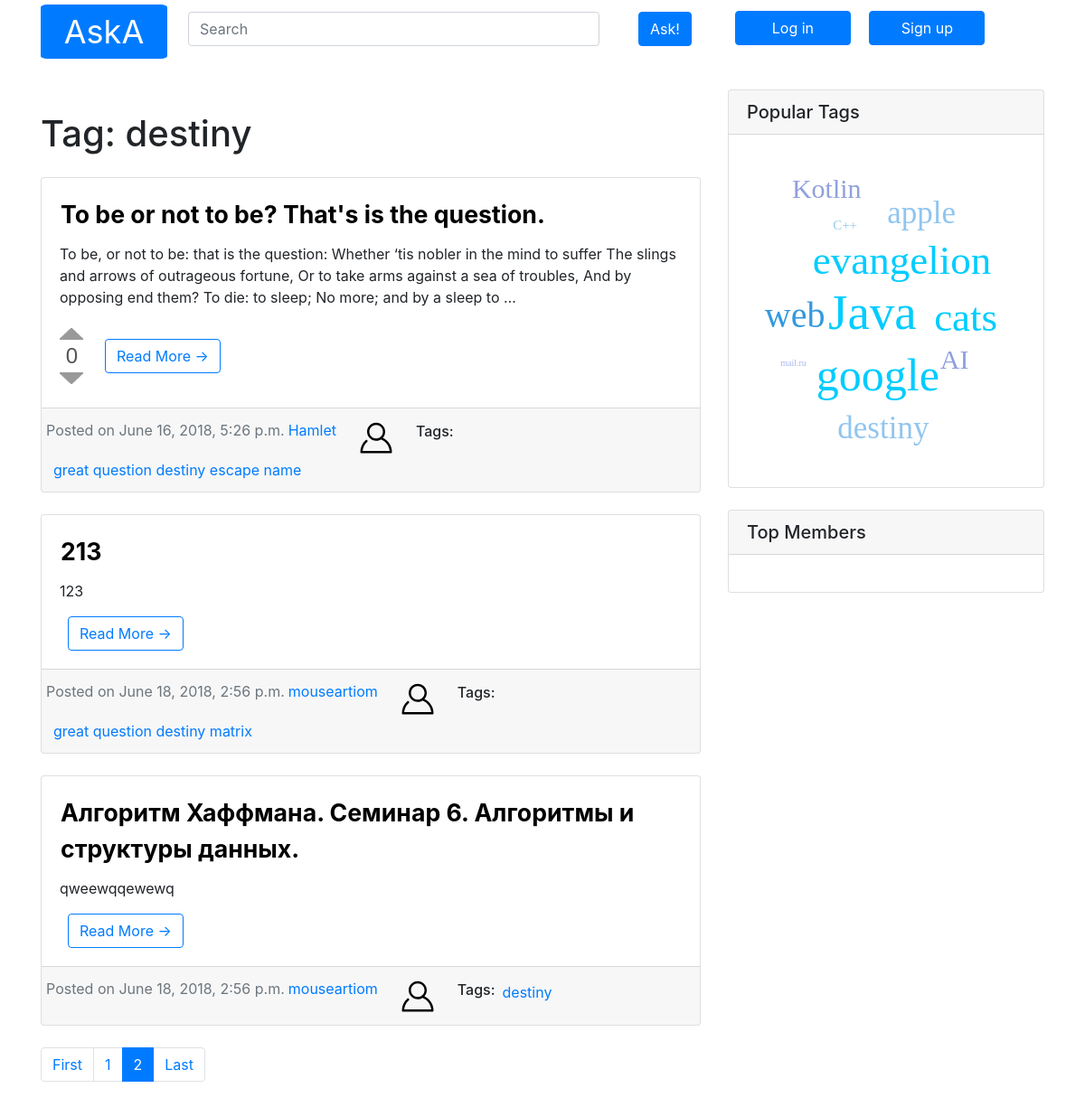
The app's page /tag/destiny?page=2, older data.
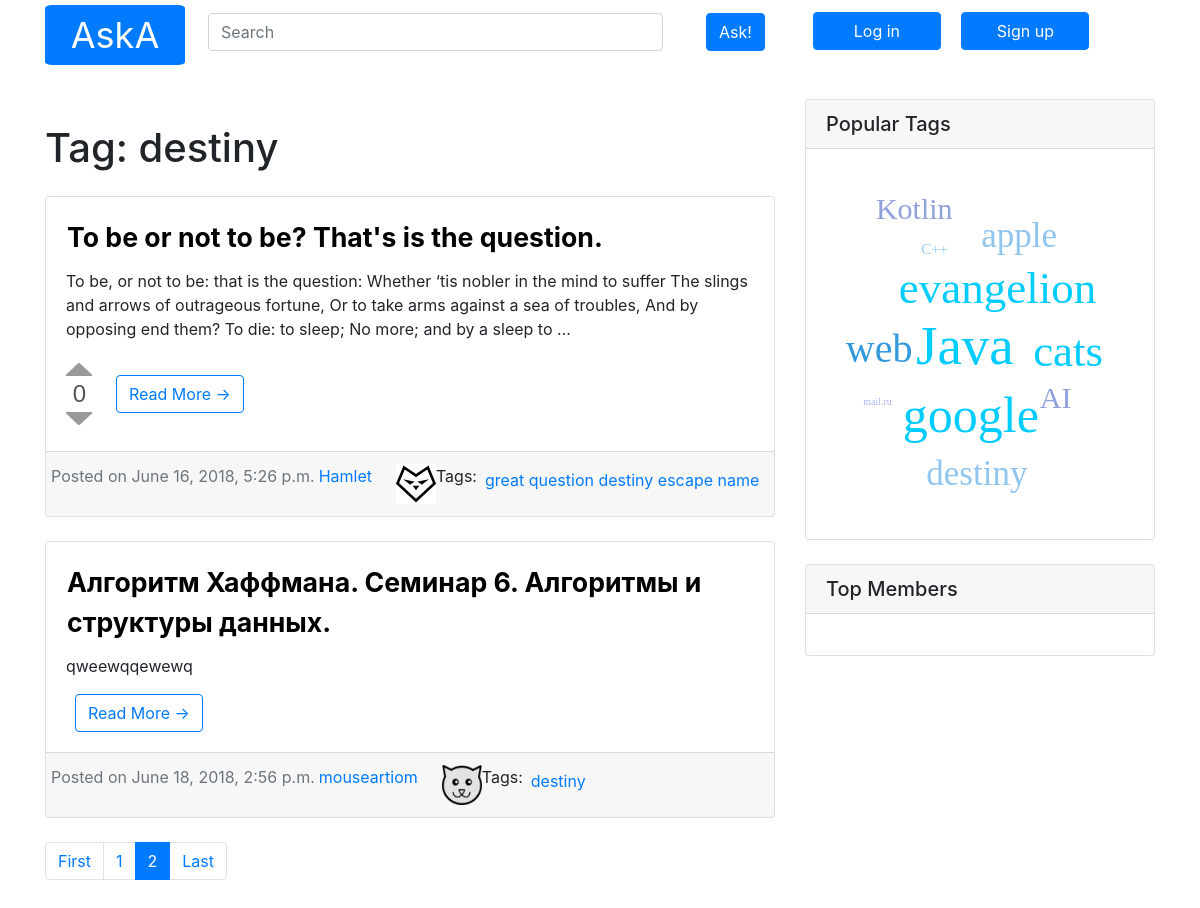
The same page, newer data.
### question_list/models.py (models this page shows, shortened)
class Question(models.Model):
    title = models.CharField(max_length=200)
    text = models.TextField()
    author = models.ForeignKey('User', related_name='questions', on_delete=models.CASCADE)
    created = models.DateTimeField(default=timezone.now)
    tags = models.ManyToManyField('Tag', related_name='questions')
    rating = models.IntegerField(default=0)
    objects = QuestionManager()
    class Meta:
        ordering = ['created']
    def get_absolute_url(self):
        return "/question/%i" % self.id

class User(models.Model):
    user = models.OneToOneField(jUser, related_name='profile', on_delete=models.CASCADE)
    avatar = models.ImageField(upload_to='users_avatars', blank=True)
    rating = models.IntegerField(default=0)
    objects = UserManager()

class Tag(models.Model):
    text = models.CharField(max_length=20, unique=True)
    def get_absolute_tag_url(self):
        return "/tag/%s" % self.text

### question_list/views.py (the view)
# urls.py: path('tag/<str:tag>', views.tag, name='tag'),
def tag(request, tag):
    questions = Question.objects.get_by_tag(tag)
    paginator = Paginator(questions, 3)
    page = request.GET.get('page')
    questions = paginator.get_page(page)
    return render(request, 'question_list/tag.html', {'questions': questions, 'tag': tag, 'page': page})

### question_list/models.py (called while the page is built)
    def get_by_tag(self, tag):
        queryset = Question.objects.filter(tags__text=tag)
        return queryset

### question_list/templates/question_list/tag.html (shortened to what this page needs)
{% extends "question_list/base.html" %}
{% load staticfiles %}
                  {% block content %}
                  <div class="col-md-8">
                      <h1 class="my-4">Tag: {{ tag }}</h1>
                  {% for question in questions %}
                  <div class="card mb-4">
                      <div class="card-body">
                        <div class="row">
                          <a href="{{ question.get_absolute_url }}" class="card-title question-link ml-3">{{ question.title }}</a>
                        </div>
                        <p class="card-text">{{ question.text|truncatewords:50 }}</p>
                        <div class="row">
                          <div class="examples ml-2" id="vote{{ question.id }}"></div>
                          <div class="align-self-center">
                            <a href="{{ question.get_absolute_url }}" class="btn btn-outline-primary generic-button ml-3">Read More &rarr;</a>
                          </div>
                        </div>
                      </div>
                      <div class="card-footer">
                        <div class="row">
                          <div class="text-muted">Posted on {{ question.created }}</div>
                          <a href="#" class="ml-1">{{ question.author.user.username }}</a>
                          <img class="ml-4 img-circle img-fluid usericon" title="{{ question.author.user.username }}"
                            {% if question.author.avatar %} src="{{ question.author.avatar.url }}"
                            {% else %}
                            src="{% static 'img/icon128.svg' %}">
                            {% endif %}
                          <h6 class="ml-4 my-1">Tags:</h6>
                          <div class="ml-2 text-muted mt-1">
                            {% for ctag in question.tags.all %}
                            <a href="{{ ctag.get_absolute_tag_url }}">{{ ctag.text }}</a>
                            {% endfor %}
                          </div>
                        </div>
                      </div>
                    </div>
                  {% endfor %}
                <nav aria-label="Page navigation example">
                    <ul class="pagination">
                      <li class="page-item"><a class="page-link" href="{% url 'question_list:tag' %}/{{ tag }}{% if by_rating %}?by_rating=1&{% else %}?{% endif %}page=1">First</a></li>
                      {% if questions.has_previous %}
                      <li class="page-item"><a class="page-link" href="{% url 'question_list:tag' %}/{{ tag }}{% if by_rating %}?by_rating=1&{% else %}?{% endif %}page={{ questions.previous_page_number }}">{{ questions.previous_page_number }}</a></li>
                      {% endif %}
                      <li class="page-item active"><a class="page-link" href="#">
                      {% if page %}
                        {{ page }}
                      {% else %}
                      1
                      {% endif %}
                      </a></li>
                      <li class="page-item"><a class="page-link" href="{% url 'question_list:tag' %}/{{ tag }}{% if by_rating %}?by_rating=1&{% else %}?{% endif %}page={{ questions.paginator.num_pages }}">Last</a></li>
                    </ul>
                  </nav>
                </div>
        {% endblock %}

Row changes from the older to the newer data that the page shows:
removed Question: title "213", text "123", created "June 18, 2018, 2:56 p.m.", author.user.username "mouseartiom", Tag (text "great question"), Tag (text "destiny")
no longer on this page (row unchanged): Tag: text "matrix", shown under "213"
changed through a linked row, Question "To be or not to be? That's is the question.": author.avatar: picture added in place of a placeholder
changed through a linked row, Question "Алгоритм Хаффмана. Семинар 6. Алгоритмы и структуры данных.": author.avatar: picture added in place of a placeholder
